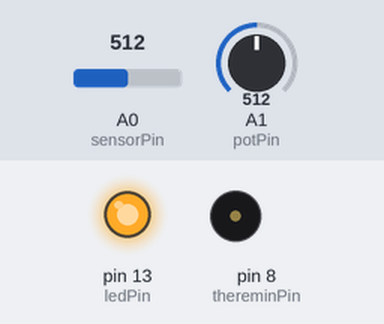
Bench run of a program on a simulated Arduino Uno, built with avr-gcc and run on an emulated ATmega328P. Shown: output pins drawn as LEDs (lit = HIGH), buzzer (waves = sounding). The test bench sets the inputs (shaded band); at power-on: A0 (sensorPin) = 512, A1 (potPin) = 512.

Above: at 0.1 s.
At 5.1 s:
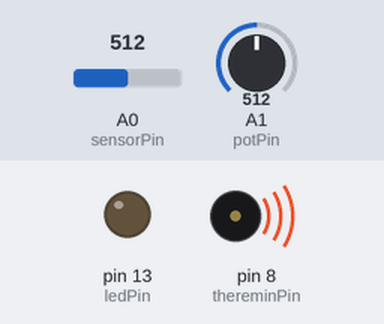
Timing chart, 0 to 6.6 s (numbered marks = the images above):
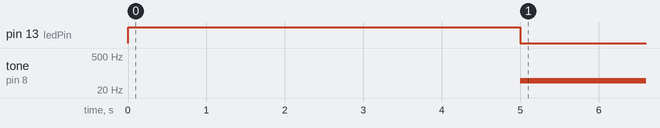

Measured:
- by itself, tone on pin 8 (thereminPin): silent → 49 Hz at 5.0 s

The program:

main.cpp
```cpp
#include <Arduino.h>

// define pins for the theremin and pins
const int sensorPin = A0;
const int potPin = A1;
const int thereminPin = 8;
const int ledPin = 13;

int sensorValue;
int pitchValue;

int potValue;
int maxFrecuency;

// variables to calibrate the sensor
int sensorLow = 1023;
int sensorHigh = 0;

void setup() {
  // configure the pins
  pinMode(thereminPin, OUTPUT);
  pinMode(ledPin, OUTPUT);
  pinMode(sensorPin, INPUT);

  // calibrate the sensor
  digitalWrite(ledPin, HIGH);

  while (millis() < 5000) {
    sensorValue = analogRead(sensorPin);

    if (sensorValue > sensorHigh) {
      sensorHigh = sensorValue;
    }

    if (sensorValue < sensorLow) {
      sensorLow = sensorValue;
    }
  }

  digitalWrite(ledPin, LOW);
}

void loop() {
  // read the potentiometer
  potValue = analogRead(potPin);
  maxFrecuency = map(potValue, 0, 1023, 1000, 10000);

  // read the light sensor
  sensorValue = analogRead(sensorPin);
  pitchValue = map(sensorValue, sensorLow, sensorHigh, 50, maxFrecuency);

  // play the tone
  tone(thereminPin, pitchValue, 20);

  delay(10);
}
```
